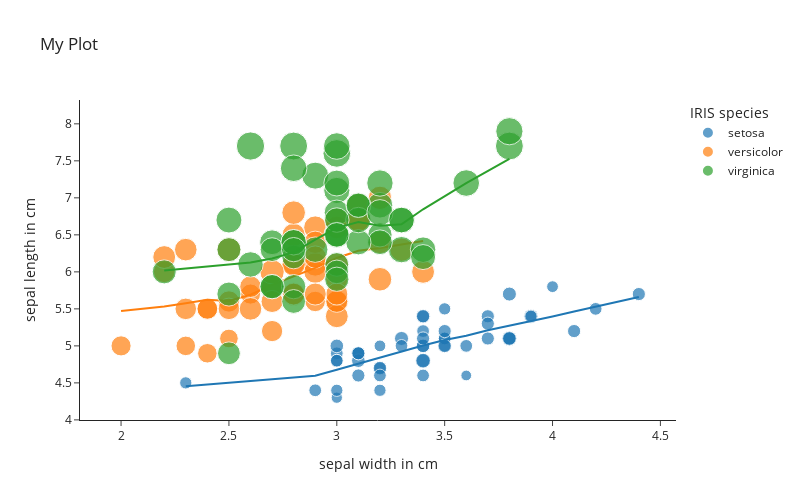

Notebook code for this chart:
### Markdown cell above
8. Lastly, give the plot a title and adjust with which labels the columns should be displayed. Use the labels in the following table:
| Column Name | Label |
| ----------- | ----------- |
| "sepal_length"  | "Sepal Length [cm]" |
| "sepal_width" | "Sepal Width [cm]" |
| "petal_length" | "Petal Length [cm]" |
| "petal_width" | "Petal Width [cm]" |
| "species" | "IRIS Species" |

### Code cell
px.scatter(
    df,
    x="sepal_width",
    y="sepal_length",
    color="species",
    size="petal_length",
    hover_data=["petal_width"],
    trendline="lowess",
    template="simple_white",
    width=800,
    height=500,
    title="My Plot",  # title to be displayed
    labels={"sepal_length": "sepal length in cm", "sepal_width": "sepal width in cm", "petal_length": "petal length cm", "petal_width": "petal width cm", "species": "IRIS species"}  # a dictionary where you can write for each column name the label that should be displayed
)

### Figure 1 — Plotly figure (JSON) as saved in the notebook; plotly's stock layout.template omitted (floating-point values rounded to 4 significant figures)
{"data": [{"customdata": [[0.2], [0.2], [0.2], [0.2], [0.2], [0.4], [0.3], [0.2], [0.2], [0.1], [0.2], [0.2], [0.1], [0.1], [0.2], [0.4], [0.4], [0.3], [0.3], [0.3], [0.2], [0.4], [0.2], [0.5], [0.2], [0.2], [0.4], [0.2], [0.2], [0.2], [0.2], [0.4], [0.1], [0.2], [0.1], [0.2], [0.2], [0.1], [0.2], [0.2], [0.3], [0.3], [0.2], [0.6], [0.4], [0.3], [0.2], [0.2], [0.2], [0.2]], "hovertemplate": "IRIS species=setosa<br>sepal width in cm=%{x}<br>sepal length in cm=%{y}<br>petal length cm=%{marker.size}<br>petal width cm=%{customdata[0]}<extra></extra>", "legendgroup": "setosa", "marker": {"color": "#1F77B4", "size": [1.4, 1.4, 1.3, 1.5, 1.4, 1.7, 1.4, 1.5, 1.4, 1.5, 1.5, 1.6, 1.4, 1.1, 1.2, 1.5, 1.3, 1.4, 1.7, 1.5, 1.7, 1.5, 1.0, 1.7, 1.9, 1.6, 1.6, 1.5, 1.4, 1.6, 1.6, 1.5, 1.5, 1.4, 1.5, 1.2, 1.3, 1.5, 1.3, 1.5, 1.3, 1.3, 1.3, 1.6, 1.9, 1.4, 1.6, 1.4, 1.5, 1.4], "sizemode": "area", "sizeref": 0.01725, "symbol": "circle"}, "mode": "markers", "name": "setosa", "orientation": "v", "showlegend": true, "type": "scatter", "x": [3.5, 3.0, 3.2, 3.1, 3.6, 3.9, 3.4, 3.4, 2.9, 3.1, 3.7, 3.4, 3.0, 3.0, 4.0, 4.4, 3.9, 3.5, 3.8, 3.8, 3.4, 3.7, 3.6, 3.3, 3.4, 3.0, 3.4, 3.5, 3.4, 3.2, 3.1, 3.4, 4.1, 4.2, 3.1, 3.2, 3.5, 3.1, 3.0, 3.4, 3.5, 2.3, 3.2, 3.5, 3.8, 3.0, 3.8, 3.2, 3.7, 3.3], "xaxis": "x", "y": [5.1, 4.9, 4.7, 4.6, 5.0, 5.4, 4.6, 5.0, 4.4, 4.9, 5.4, 4.8, 4.8, 4.3, 5.8, 5.7, 5.4, 5.1, 5.7, 5.1, 5.4, 5.1, 4.6, 5.1, 4.8, 5.0, 5.0, 5.2, 5.2, 4.7, 4.8, 5.4, 5.2, 5.5, 4.9, 5.0, 5.5, 4.9, 4.4, 5.1, 5.0, 4.5, 4.4, 5.0, 5.1, 4.8, 5.1, 4.6, 5.3, 5.0], "yaxis": "y"}, {"hovertemplate": "<b>LOWESS trendline</b><br><br>IRIS species=setosa<br>sepal width in cm=%{x}<br>sepal length in cm=%{y} <b>(trend)</b><extra></extra>", "legendgroup": "setosa", "marker": {"color": "#1F77B4", "symbol": "circle"}, "mode": "lines", "name": "setosa", "showlegend": false, "type": "scatter", "x": [2.3, 2.9, 3.0, 3.0, 3.0, 3.0, 3.0, 3.0, 3.1, 3.1, 3.1, 3.1, 3.1, 3.2, 3.2, 3.2, 3.2, 3.2, 3.3, 3.3, 3.4, 3.4, 3.4, 3.4, 3.4, 3.4, 3.4, 3.4, 3.4, 3.5, 3.5, 3.5, 3.5, 3.5, 3.5, 3.6, 3.6, 3.7, 3.7, 3.7, 3.8, 3.8, 3.8, 3.8, 3.9, 3.9, 4.0, 4.1, 4.2, 4.4], "xaxis": "x", "y": [4.454, 4.596, 4.677, 4.677, 4.677, 4.677, 4.677, 4.677, 4.76, 4.76, 4.76, 4.76, 4.76, 4.842, 4.842, 4.842, 4.842, 4.842, 4.92, 4.92, 5.005, 5.005, 5.005, 5.005, 5.005, 5.005, 5.005, 5.005, 5.005, 5.079, 5.079, 5.079, 5.079, 5.079, 5.079, 5.137, 5.137, 5.212, 5.212, 5.212, 5.272, 5.272, 5.272, 5.272, 5.332, 5.332, 5.398, 5.465, 5.531, 5.661], "yaxis": "y"}, {"customdata": [[1.4], [1.5], [1.5], [1.3], [1.5], [1.3], [1.6], [1.0], [1.3], [1.4], [1.0], [1.5], [1.0], [1.4], [1.3], [1.4], [1.5], [1.0], [1.5], [1.1], [1.8], [1.3], [1.5], [1.2], [1.3], [1.4], [1.4], [1.7], [1.5], [1.0], [1.1], [1.0], [1.2], [1.6], [1.5], [1.6], [1.5], [1.3], [1.3], [1.3], [1.2], [1.4], [1.2], [1.0], [1.3], [1.2], [1.3], [1.3], [1.1], [1.3]], "hovertemplate": "IRIS species=versicolor<br>sepal width in cm=%{x}<br>sepal length in cm=%{y}<br>petal length cm=%{marker.size}<br>petal width cm=%{customdata[0]}<extra></extra>", "legendgroup": "versicolor", "marker": {"color": "#FF7F0E", "size": [4.7, 4.5, 4.9, 4.0, 4.6, 4.5, 4.7, 3.3, 4.6, 3.9, 3.5, 4.2, 4.0, 4.7, 3.6, 4.4, 4.5, 4.1, 4.5, 3.9, 4.8, 4.0, 4.9, 4.7, 4.3, 4.4, 4.8, 5.0, 4.5, 3.5, 3.8, 3.7, 3.9, 5.1, 4.5, 4.5, 4.7, 4.4, 4.1, 4.0, 4.4, 4.6, 4.0, 3.3, 4.2, 4.2, 4.2, 4.3, 3.0, 4.1], "sizemode": "area", "sizeref": 0.01725, "symbol": "circle"}, "mode": "markers", "name": "versicolor", "orientation": "v", "showlegend": true, "type": "scatter", "x": [3.2, 3.2, 3.1, 2.3, 2.8, 2.8, 3.3, 2.4, 2.9, 2.7, 2.0, 3.0, 2.2, 2.9, 2.9, 3.1, 3.0, 2.7, 2.2, 2.5, 3.2, 2.8, 2.5, 2.8, 2.9, 3.0, 2.8, 3.0, 2.9, 2.6, 2.4, 2.4, 2.7, 2.7, 3.0, 3.4, 3.1, 2.3, 3.0, 2.5, 2.6, 3.0, 2.6, 2.3, 2.7, 3.0, 2.9, 2.9, 2.5, 2.8], "xaxis": "x", "y": [7.0, 6.4, 6.9, 5.5, 6.5, 5.7, 6.3, 4.9, 6.6, 5.2, 5.0, 5.9, 6.0, 6.1, 5.6, 6.7, 5.6, 5.8, 6.2, 5.6, 5.9, 6.1, 6.3, 6.1, 6.4, 6.6, 6.8, 6.7, 6.0, 5.7, 5.5, 5.5, 5.8, 6.0, 5.4, 6.0, 6.7, 6.3, 5.6, 5.5, 5.5, 6.1, 5.8, 5.0, 5.6, 5.7, 5.7, 6.2, 5.1, 5.7], "yaxis": "y"}, {"hovertemplate": "<b>LOWESS trendline</b><br><br>IRIS species=versicolor<br>sepal width in cm=%{x}<br>sepal length in cm=%{y} <b>(trend)</b><extra></extra>", "legendgroup": "versicolor", "marker": {"color": "#FF7F0E", "symbol": "circle"}, "mode": "lines", "name": "versicolor", "showlegend": false, "type": "scatter", "x": [2.0, 2.2, 2.2, 2.3, 2.3, 2.3, 2.4, 2.4, 2.4, 2.5, 2.5, 2.5, 2.5, 2.6, 2.6, 2.6, 2.7, 2.7, 2.7, 2.7, 2.7, 2.8, 2.8, 2.8, 2.8, 2.8, 2.8, 2.9, 2.9, 2.9, 2.9, 2.9, 2.9, 2.9, 3.0, 3.0, 3.0, 3.0, 3.0, 3.0, 3.0, 3.0, 3.1, 3.1, 3.1, 3.2, 3.2, 3.2, 3.3, 3.4], "xaxis": "x", "y": [5.471, 5.531, 5.531, 5.577, 5.577, 5.577, 5.622, 5.622, 5.622, 5.606, 5.606, 5.606, 5.606, 5.691, 5.691, 5.691, 5.825, 5.825, 5.825, 5.825, 5.825, 5.944, 5.944, 5.944, 5.944, 5.944, 5.944, 6.054, 6.054, 6.054, 6.054, 6.054, 6.054, 6.054, 6.188, 6.188, 6.188, 6.188, 6.188, 6.188, 6.188, 6.188, 6.284, 6.284, 6.284, 6.323, 6.323, 6.323, 6.374, 6.416], "yaxis": "y"}, {"customdata": [[2.5], [1.9], [2.1], [1.8], [2.2], [2.1], [1.7], [1.8], [1.8], [2.5], [2.0], [1.9], [2.1], [2.0], [2.4], [2.3], [1.8], [2.2], [2.3], [1.5], [2.3], [2.0], [2.0], [1.8], [2.1], [1.8], [1.8], [1.8], [2.1], [1.6], [1.9], [2.0], [2.2], [1.5], [1.4], [2.3], [2.4], [1.8], [1.8], [2.1], [2.4], [2.3], [1.9], [2.3], [2.5], [2.3], [1.9], [2.0], [2.3], [1.8]], "hovertemplate": "IRIS species=virginica<br>sepal width in cm=%{x}<br>sepal length in cm=%{y}<br>petal length cm=%{marker.size}<br>petal width cm=%{customdata[0]}<extra></extra>", "legendgroup": "virginica", "marker": {"color": "#2CA02C", "size": [6.0, 5.1, 5.9, 5.6, 5.8, 6.6, 4.5, 6.3, 5.8, 6.1, 5.1, 5.3, 5.5, 5.0, 5.1, 5.3, 5.5, 6.7, 6.9, 5.0, 5.7, 4.9, 6.7, 4.9, 5.7, 6.0, 4.8, 4.9, 5.6, 5.8, 6.1, 6.4, 5.6, 5.1, 5.6, 6.1, 5.6, 5.5, 4.8, 5.4, 5.6, 5.1, 5.1, 5.9, 5.7, 5.2, 5.0, 5.2, 5.4, 5.1], "sizemode": "area", "sizeref": 0.01725, "symbol": "circle"}, "mode": "markers", "name": "virginica", "orientation": "v", "showlegend": true, "type": "scatter", "x": [3.3, 2.7, 3.0, 2.9, 3.0, 3.0, 2.5, 2.9, 2.5, 3.6, 3.2, 2.7, 3.0, 2.5, 2.8, 3.2, 3.0, 3.8, 2.6, 2.2, 3.2, 2.8, 2.8, 2.7, 3.3, 3.2, 2.8, 3.0, 2.8, 3.0, 2.8, 3.8, 2.8, 2.8, 2.6, 3.0, 3.4, 3.1, 3.0, 3.1, 3.1, 3.1, 2.7, 3.2, 3.3, 3.0, 2.5, 3.0, 3.4, 3.0], "xaxis": "x", "y": [6.3, 5.8, 7.1, 6.3, 6.5, 7.6, 4.9, 7.3, 6.7, 7.2, 6.5, 6.4, 6.8, 5.7, 5.8, 6.4, 6.5, 7.7, 7.7, 6.0, 6.9, 5.6, 7.7, 6.3, 6.7, 7.2, 6.2, 6.1, 6.4, 7.2, 7.4, 7.9, 6.4, 6.3, 6.1, 7.7, 6.3, 6.4, 6.0, 6.9, 6.7, 6.9, 5.8, 6.8, 6.7, 6.7, 6.3, 6.5, 6.2, 5.9], "yaxis": "y"}, {"hovertemplate": "<b>LOWESS trendline</b><br><br>IRIS species=virginica<br>sepal width in cm=%{x}<br>sepal length in cm=%{y} <b>(trend)</b><extra></extra>", "legendgroup": "virginica", "marker": {"color": "#2CA02C", "symbol": "circle"}, "mode": "lines", "name": "virginica", "showlegend": false, "type": "scatter", "x": [2.2, 2.5, 2.5, 2.5, 2.5, 2.6, 2.6, 2.7, 2.7, 2.7, 2.7, 2.8, 2.8, 2.8, 2.8, 2.8, 2.8, 2.8, 2.8, 2.9, 2.9, 3.0, 3.0, 3.0, 3.0, 3.0, 3.0, 3.0, 3.0, 3.0, 3.0, 3.0, 3.0, 3.1, 3.1, 3.1, 3.1, 3.2, 3.2, 3.2, 3.2, 3.2, 3.3, 3.3, 3.3, 3.4, 3.4, 3.6, 3.8, 3.8], "xaxis": "x", "y": [6.019, 6.098, 6.098, 6.098, 6.098, 6.125, 6.125, 6.182, 6.182, 6.182, 6.182, 6.263, 6.263, 6.263, 6.263, 6.263, 6.263, 6.263, 6.263, 6.434, 6.434, 6.594, 6.594, 6.594, 6.594, 6.594, 6.594, 6.594, 6.594, 6.594, 6.594, 6.594, 6.594, 6.672, 6.672, 6.672, 6.672, 6.624, 6.624, 6.624, 6.624, 6.624, 6.642, 6.642, 6.642, 6.845, 6.845, 7.199, 7.525, 7.525], "yaxis": "y"}], "layout": {"height": 500, "legend": {"itemsizing": "constant", "title": {"text": "IRIS species"}, "tracegroupgap": 0}, "title": {"text": "My Plot"}, "width": 800, "xaxis": {"anchor": "y", "domain": [0, 1], "title": {"text": "sepal width in cm"}}, "yaxis": {"anchor": "x", "domain": [0, 1], "title": {"text": "sepal length in cm"}}}}
